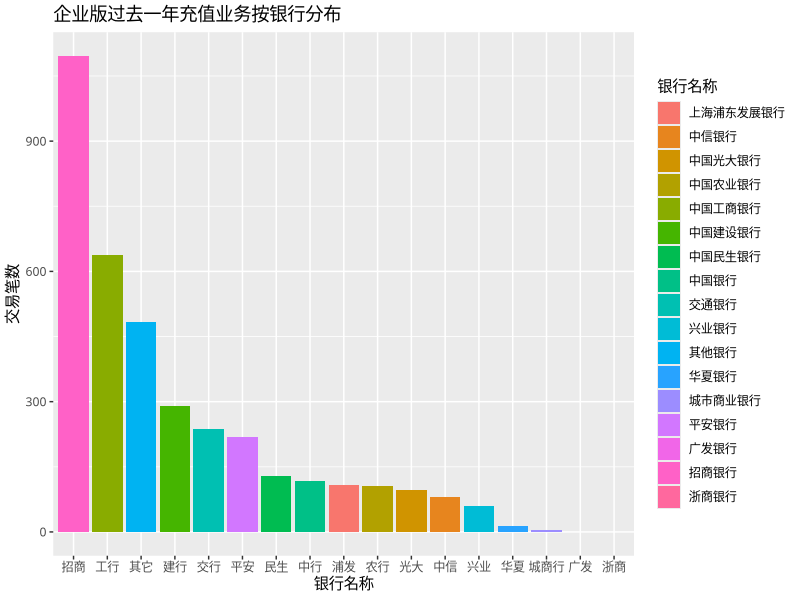

The R script that drew this image:
# 这是一个计算企业版充值金额和次数按银行分布的方法，同时做出相应的图形

# 设置工作目录
setwd("~/Documents/R/bank/")

# 读取原始数据
bank <- read.csv("bank.csv",header=T)
#bank <- bank[bank$sbank!="招商",]

# 加载ggplot包
library(ggplot2)

# 绘制按照银行分布的申购
p <- ggplot(bank,aes(x=reorder(sbank,-rep(1,length(sbank)),sum),fill=bank)) 
p <- p + geom_bar()  
p <- p + labs(title="企业版过去一年充值业务按银行分布",x="银行名称",y="交易笔数",fill="银行名称") 
p <- p + theme(text=element_text(family="MicrosoftYaHei")) 
p